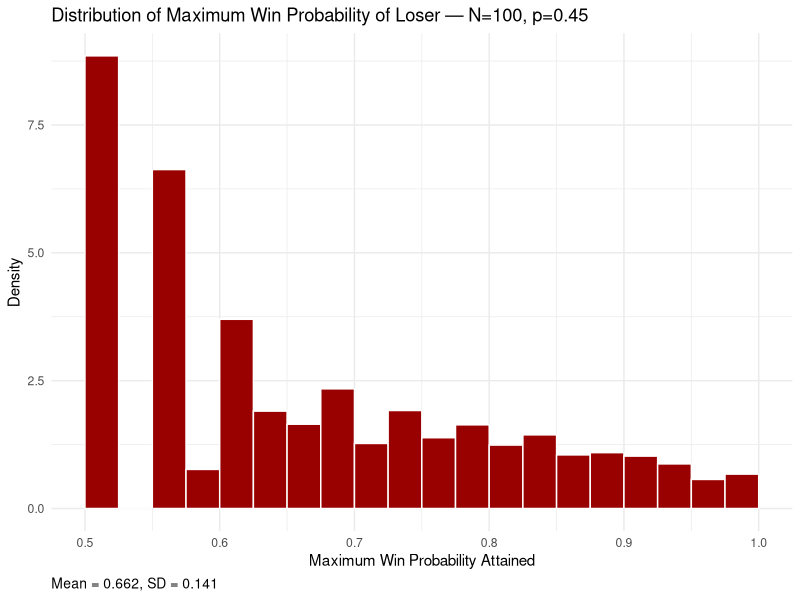
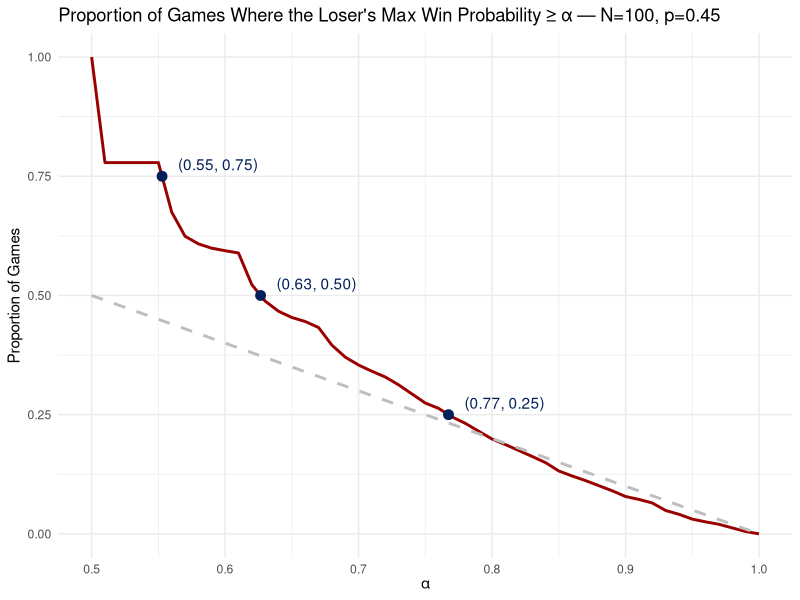
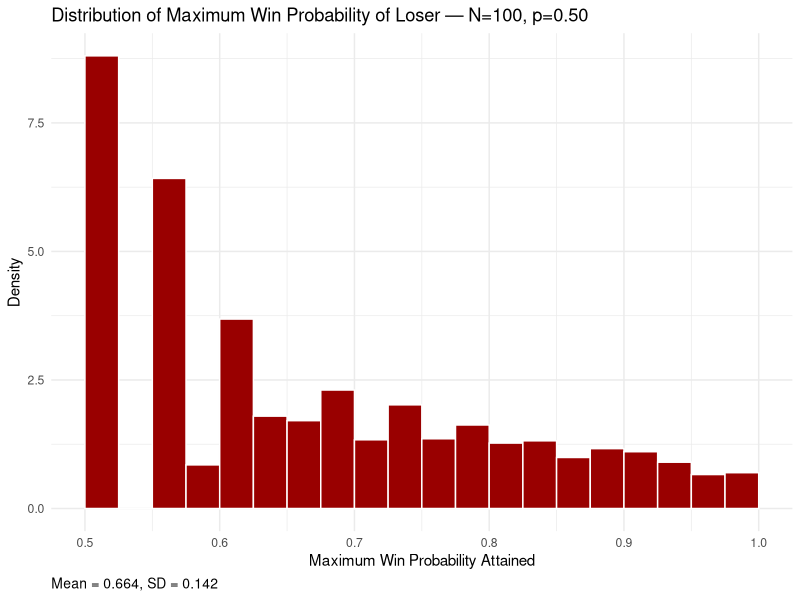
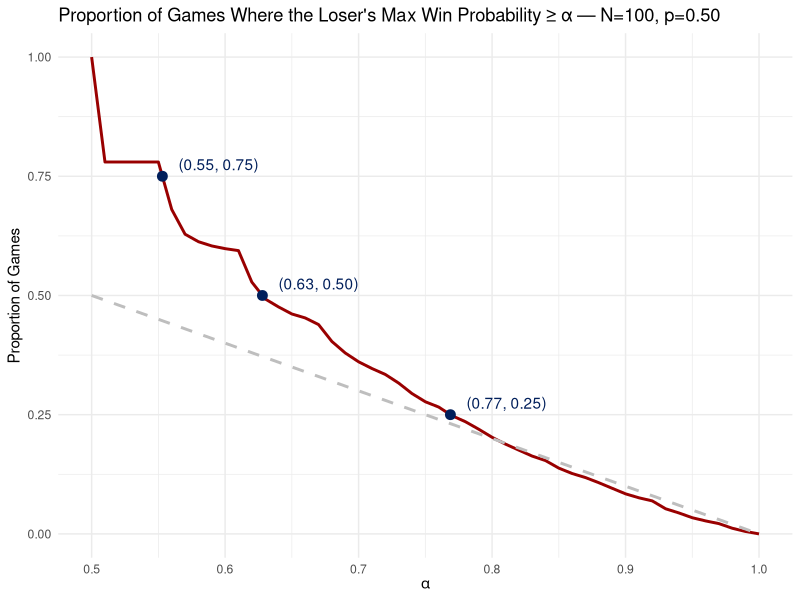
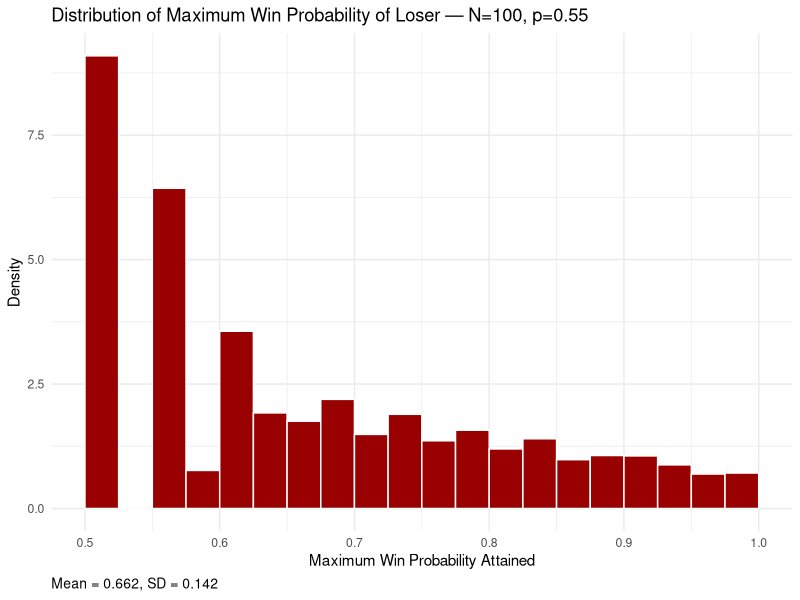
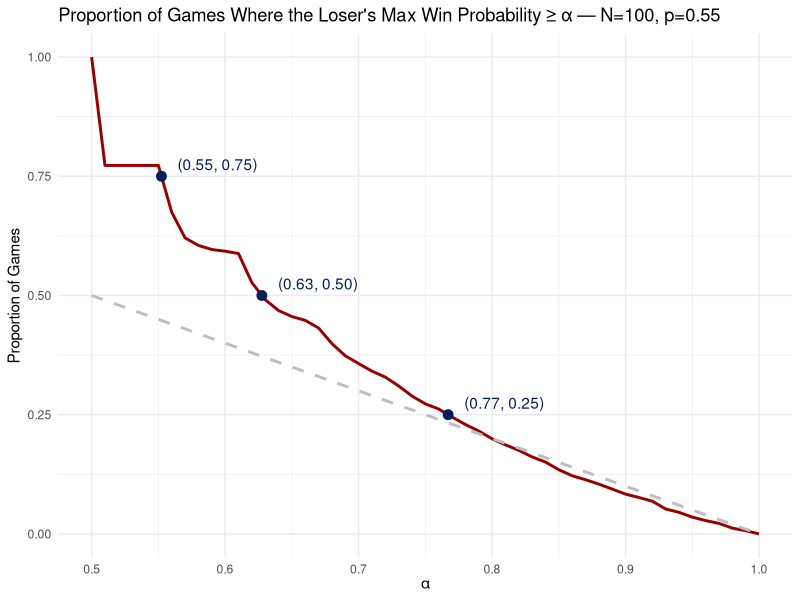
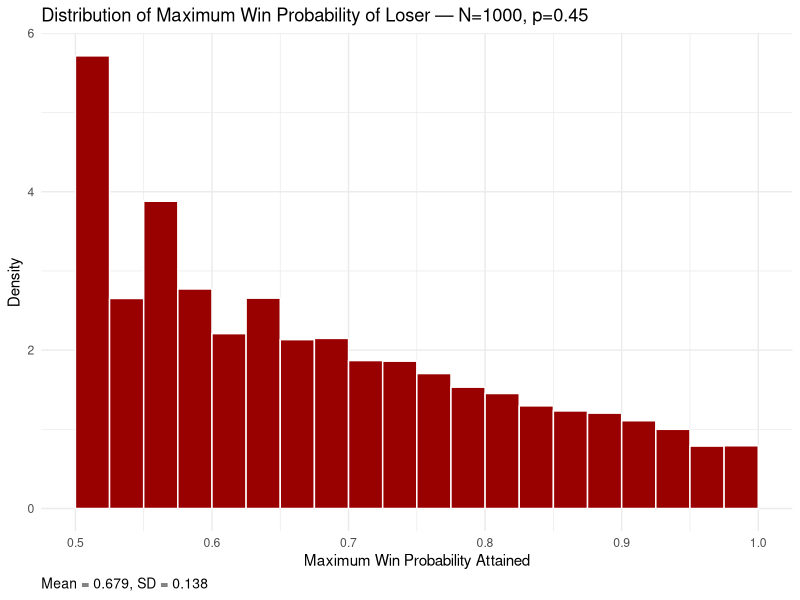
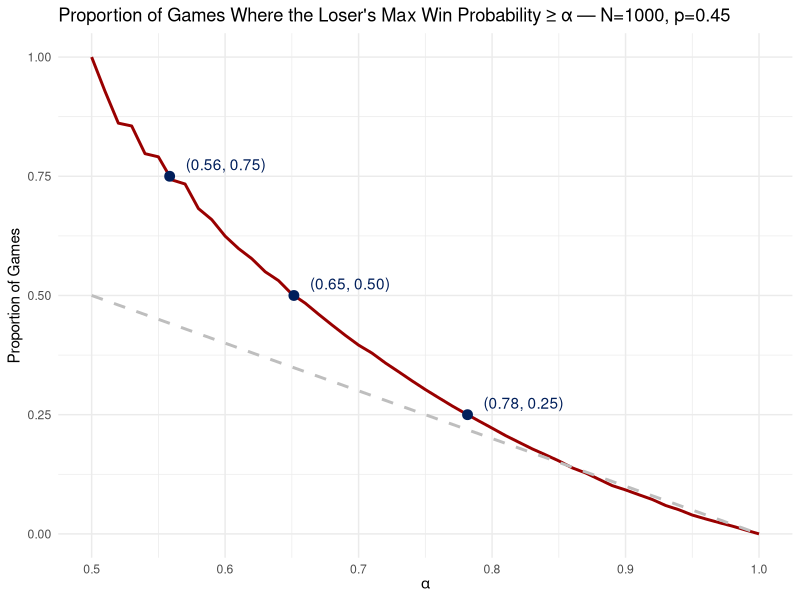

Generate these figures, in order, with R: (Note: this script raises an error after producing the figures.)
#################
### LIBRARIES ###
#################

library(ggplot2)
library(parallel)
library(pbapply)
utils::globalVariables(c("..density..", "empirical", "alpha", "identity", "alpha_display", "empirical_display"))

args_full = commandArgs(trailingOnly = FALSE)
file_arg = args_full[grepl("^--file=", args_full)]
if (length(file_arg) > 0) {
  script_path = normalizePath(sub("^--file=", "", file_arg[1]))
} else {
  script_path = normalizePath("scripts/presentations/nessis2025/sim_symmetric_grid.R")
}
repo_root = normalizePath(file.path(dirname(script_path), "..", "..", ".."))

##################
### PARAMETERS ###
##################

# Grid of probabilities and possessions
p_grid = c(0.45, 0.50, 0.55)
N_grid = c(100, 1000, 10000)
n_sims = 10000

# Output directory (match slides location)
out_dir = file.path(repo_root, "presentations", "nessis2025", "figures")
dir.create(out_dir, recursive = TRUE, showWarnings = FALSE)

# Penn colors (match slides)
PENN_RED  = "#990000"
PENN_BLUE = "#011f5b"

##################
### FUNCTIONS  ###
##################

# Brownian-limit win probability for symmetric case (mu = 0)
win_prob_brownian = function(t_index, d_t, N) {
  t = t_index / N
  sigma = sqrt(0.5)
  X_t_star = d_t / (sigma * sqrt(N))
  denom = sqrt(max(1 - t, 1e-12))
  stats::pnorm(X_t_star / denom)
}

# Precompute WP table for faster lookup
precompute_win_probs = function(N) {
  wp_table = array(NA_real_, dim = c(N + 1, 2 * N + 1))
  pb = utils::txtProgressBar(min = 0, max = N, style = 3)
  for (t in 0:N) {
    n_rem = N - t
    for (d in -n_rem:n_rem) {
      wp_table[t + 1, d + N + 1] = win_prob_brownian(t, d, N)
    }
    if (t %% 10 == 0 || t == N) utils::setTxtProgressBar(pb, t)
  }
  close(pb)
  wp_table
}

# Simulate a single game for general per-possession scoring probability p
sim_game = function(N, p, wp_table = NULL) {
  scoresA = scoresB = numeric(N + 1)
  WPs_A = numeric(N + 1)

  a_scores = rbinom(N, 1, p)
  b_scores = rbinom(N, 1, p)

  WPs_A[1] = 0.5
  for (t in 1:N) {
    scoresA[t + 1] = scoresA[t] + a_scores[t]
    scoresB[t + 1] = scoresB[t] + b_scores[t]
    d_t = scoresA[t + 1] - scoresB[t + 1]
    if (!is.null(wp_table) && abs(d_t) <= (N - t)) {
      WPs_A[t + 1] = wp_table[t + 1, d_t + N + 1]
    } else {
      WPs_A[t + 1] = win_prob_brownian(t, d_t, N)
    }
  }

  final_diff = scoresA[N + 1] - scoresB[N + 1]
  if (final_diff == 0) final_diff = sample(c(-1, 1), 1)
  loser = ifelse(final_diff < 0, "A", "B")
  list(WPs_A = WPs_A, loser = loser)
}

# Run many simulations and return vector of maximum WP for loser
simulate_max_wp = function(n_sims, N, p) {
  wp_table = precompute_win_probs(N)
  Mvals = numeric(n_sims)
  pb = utils::txtProgressBar(min = 0, max = n_sims, style = 3)
  for (j in seq_len(n_sims)) {
    game = sim_game(N, p, wp_table)
    WP_loser = if (game$loser == "A") game$WPs_A else 1 - game$WPs_A
    Mvals[j] = max(WP_loser, na.rm = TRUE)
    if (j %% 10 == 0 || j == n_sims) utils::setTxtProgressBar(pb, j)
  }
  close(pb)
  Mvals
}

# Theoretical density for symmetric case: f(x) = 1/x^2 on [1/2, 1]
theoretical_density = function(x) {
  ifelse(x >= 0.5 & x <= 1, 1 / (x^2), 0)
}

# Plot helpers (Penn colors)
plot_histogram = function(M, N, p, out_path) {
  df = data.frame(M = M)
  mean_M = mean(df$M, na.rm = TRUE)
  sd_M = stats::sd(df$M, na.rm = TRUE)
  p_hist = ggplot(df, aes(M)) +
    geom_histogram(aes(y = ..density..), boundary = 0.5, closed = "left",
                   binwidth = 0.025, fill = PENN_RED, color = "white") +
    coord_cartesian(xlim = c(0.5, 1)) +
    labs(title = sprintf("Distribution of Maximum Win Probability of Loser — N=%d, p=%.2f", N, p),
         x = "Maximum Win Probability Attained", y = "Density",
         caption = sprintf("Mean = %.3f, SD = %.3f", mean_M, sd_M)) +
    theme_minimal() +
    theme(plot.caption = element_text(hjust = 0, size = 10))
  ggsave(out_path, p_hist, width = 8, height = 4, dpi = 300)
}

plot_threshold = function(M, N, p, out_path) {
  alpha_values = seq(0.5, 1, by = 0.01)
  empirical_probs = sapply(alpha_values, function(a) mean(M >= a))
  plot_data = data.frame(alpha = alpha_values,
                         empirical = empirical_probs,
                         identity = 1 - alpha_values)

  # quartile target points (0.75, 0.5, 0.25)
  target_probs = c(0.75, 0.5, 0.25)
  points = data.frame(
    empirical = target_probs,
    alpha = sapply(target_probs, function(p0) {
      idx = which(diff(sign(empirical_probs - p0)) != 0)[1]
      if (is.na(idx)) return(NA_real_)
      x1 = alpha_values[idx]; x2 = alpha_values[idx + 1]
      y1 = empirical_probs[idx] - p0; y2 = empirical_probs[idx + 1] - p0
      x1 - y1 * (x2 - x1) / (y2 - y1)
    })
  )
  points = points[!is.na(points$alpha), ]
  points$alpha_display = round(points$alpha, 2)
  points$empirical_display = round(points$empirical, 2)

  p_thr = ggplot(plot_data, aes(x = alpha)) +
    geom_line(aes(y = empirical), color = PENN_RED, size = 1) +
    geom_line(aes(y = identity), color = "gray", linetype = "dashed", size = 1) +
    geom_point(data = points, aes(x = alpha, y = empirical), color = PENN_BLUE, size = 3) +
    geom_text(data = points[points$alpha == 0.50,],
              aes(x = alpha, y = empirical, label = sprintf("(%.2f, %.2f)", alpha_display, empirical_display)),
              hjust = -0.2, color = PENN_BLUE) +
    geom_text(data = points[points$alpha != 0.50,],
              aes(x = alpha, y = empirical, label = sprintf("(%.2f, %.2f)", alpha_display, empirical_display)),
              hjust = -0.2, vjust = -0.5, color = PENN_BLUE) +
    labs(title = sprintf("Proportion of Games Where the Loser's Max Win Probability ≥ α — N=%d, p=%.2f", N, p),
         x = expression(alpha),
         y = "Proportion of Games") +
    xlim(0.5, 1) +
    theme_minimal()
  ggsave(out_path, p_thr, width = 8, height = 4, dpi = 300)
}

##################
### EXECUTION  ###
##################

set.seed(20250926)

all_hist = data.frame()
all_thr = data.frame()

for (N in N_grid) {
  message(sprintf("Running symmetric grid for N = %d", N))
  for (p in p_grid) {
    message(sprintf("  Simulating p = %.2f", p))
    Mvals = simulate_max_wp(n_sims, N, p)

    base = sprintf("%s/symmetric_N%d_p%02d", out_dir, N, round(100 * p))
    plot_histogram(Mvals, N, p, sprintf("%s_hist.png", base))
    plot_threshold(Mvals, N, p, sprintf("%s_threshold.png", base))

    # accumulate for grid plots
    all_hist = rbind(all_hist, data.frame(
      M = Mvals,
      N = factor(N, levels = N_grid, ordered = TRUE),
      p_label = factor(sprintf("p = %.2f", p), levels = sprintf("p = %.2f", p_grid), ordered = TRUE)
    ))

    alpha_values = seq(0.5, 1, by = 0.01)
    empirical_probs = sapply(alpha_values, function(a) mean(Mvals >= a))
    all_thr = rbind(all_thr, data.frame(
      alpha = alpha_values,
      empirical = empirical_probs,
      identity = 1 - alpha_values,
      N = factor(N, levels = N_grid, ordered = TRUE),
      p_label = factor(sprintf("p = %.2f", p), levels = sprintf("p = %.2f", p_grid), ordered = TRUE)
    ))
  }
}

# Export grid plots: rows = N, cols = p
if (nrow(all_hist) > 0) {
  hist_grid = ggplot(all_hist, aes(M)) +
    geom_histogram(aes(y = ..density..), boundary = 0.5, closed = "left",
                   binwidth = 0.025, fill = PENN_RED, color = "white") +
    coord_cartesian(xlim = c(0.5, 1)) +
    labs(title = "Distribution of Maximum Win Probability of Loser",
         x = "Maximum Win Probability Attained", y = "Density") +
    theme_minimal() +
    facet_grid(rows = vars(N), cols = vars(p_label),
               labeller = labeller(
                 N = function(x) paste0("N = ", x),
                 p_label = label_value
               )) +
    theme(strip.text = element_text(size = 11, face = "plain"),
          strip.background = ggplot2::element_blank())
  ggsave(file.path(out_dir, "symmetric_hist_grid.png"), hist_grid, width = 12, height = 8, dpi = 300)
}

if (nrow(all_thr) > 0) {
  thr_grid = ggplot(all_thr, aes(x = alpha)) +
    geom_line(aes(y = empirical), color = PENN_RED, size = 0.9) +
    geom_line(aes(y = identity), color = "gray", linetype = "dashed", size = 0.9) +
    xlim(0.5, 1) +
    labs(title = "Proportion of Games Where the Loser's Max Win Probability ≥ α",
         x = expression(alpha),
         y = "Proportion of Games") +
    theme_minimal() +
    facet_grid(rows = vars(N), cols = vars(p_label),
               labeller = labeller(
                 N = function(x) paste0("N = ", x),
                 p_label = label_value
               )) +
    theme(strip.text = element_text(size = 11, face = "plain"),
          strip.background = ggplot2::element_blank())

  # add quartile points per facet (0.75, 0.5, 0.25)
  quartiles = c(0.75, 0.5, 0.25)
  pts_list = lapply(split(all_thr, list(all_thr$N, all_thr$p_label), drop = TRUE), function(df) {
    if (nrow(df) == 0) return(NULL)
    alpha_values = df$alpha
    empirical = df$empirical
    out = lapply(quartiles, function(p0) {
      idx = which(diff(sign(empirical - p0)) != 0)[1]
      if (is.na(idx)) return(NULL)
      x1 = alpha_values[idx]; x2 = alpha_values[idx + 1]
      y1 = empirical[idx] - p0; y2 = empirical[idx + 1] - p0
      data.frame(alpha = x1 - y1 * (x2 - x1) / (y2 - y1), empirical = p0,
                 N = df$N[1], p_label = df$p_label[1])
    })
    do.call(rbind, out)
  })
  pts_df = do.call(rbind, pts_list)
  if (!is.null(pts_df) && nrow(pts_df) > 0) {
    thr_grid = thr_grid +
      geom_point(data = pts_df, aes(x = alpha, y = empirical), color = PENN_BLUE, size = 2) +
      geom_text(data = pts_df,
                aes(x = alpha, y = empirical,
                    label = sprintf("(%.2f, %.2f)", alpha, empirical)),
                hjust = -0.2, vjust = -0.5, color = PENN_BLUE, size = 3)
  }

  ggsave(file.path(out_dir, "symmetric_threshold_grid.png"), thr_grid, width = 12, height = 8, dpi = 300)
}
